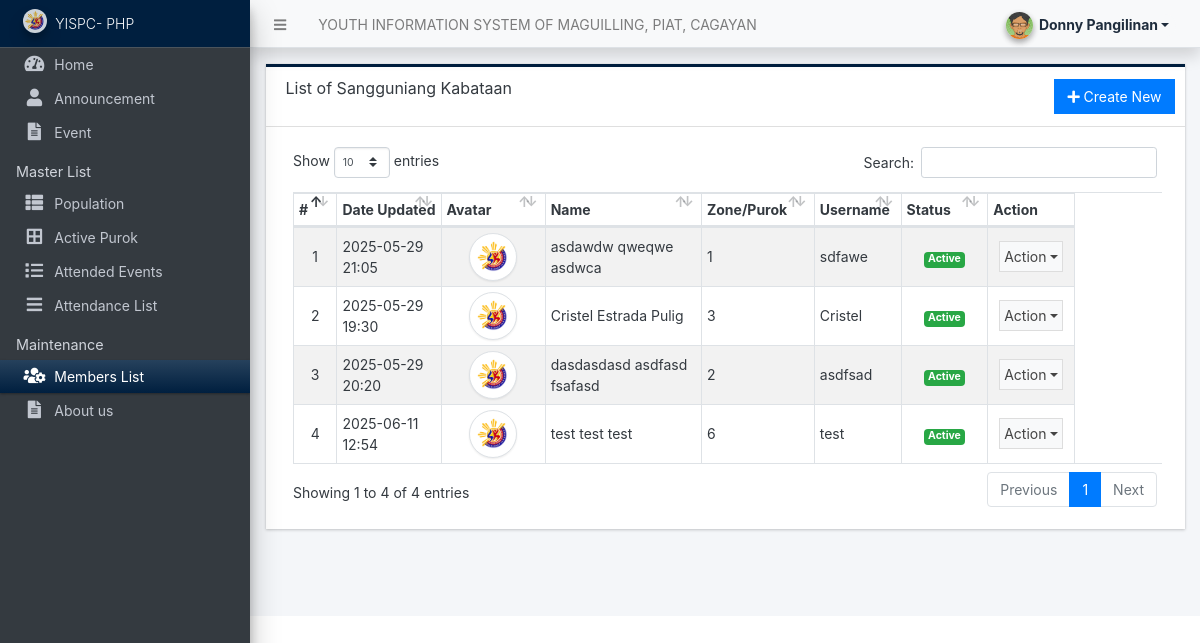
/admin/?page=user/list (signed in), run on an earlier commit of the app's database.
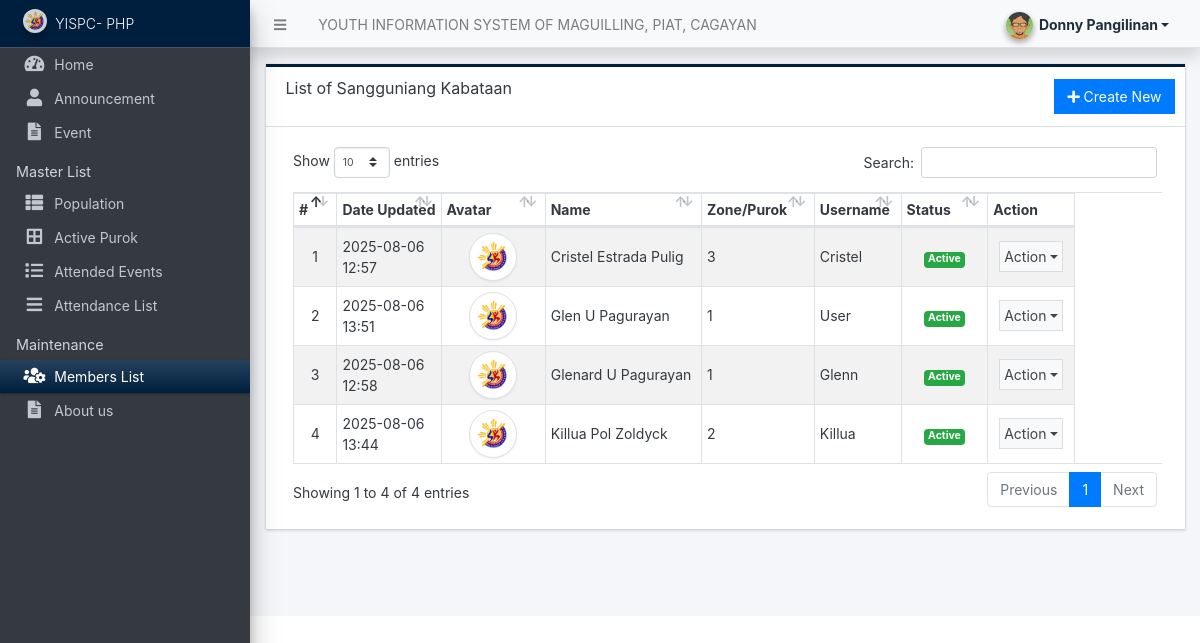
And on a later commit of the database.
### tables this page shows
CREATE TABLE `users` (
  `id` int(50) NOT NULL,
  `firstname` varchar(250) NOT NULL,
  `middlename` text DEFAULT NULL,
  `lastname` varchar(250) NOT NULL,
  `username` text NOT NULL,
  `password` text NOT NULL,
  `security_question` varchar(255) DEFAULT NULL,
  `security_answer` varchar(255) DEFAULT NULL,
  `avatar` text DEFAULT NULL,
  `last_login` datetime DEFAULT NULL,
  `type` tinyint(1) NOT NULL DEFAULT 0,
  `status` tinyint(1) NOT NULL DEFAULT 1,
  `date_added` datetime NOT NULL DEFAULT current_timestamp(),
  `date_updated` datetime DEFAULT current_timestamp() ON UPDATE current_timestamp(),
  `zone` int(1) NOT NULL,
  `birthdate` date DEFAULT NULL,
  `age` int(3) NOT NULL,
  `sex` enum('Male','Female') NOT NULL
);

### config.php (called while the page is built, shortened)
<?php
require_once('classes/DBConnection.php');
require_once('classes/SystemSettings.php');
function validate_image($file){
    global $_settings;
	if(!empty($file)){
        $ex = explode("?",$file);
        $file = $ex[0];
        $ts = isset($ex[1]) ? "?".$ex[1] : '';
		if(is_file(base_app.$file)){
			return base_url.$file.$ts;
		}else{
			return base_url.($_settings->info('logo'));
		}
	}else{
		return base_url.($_settings->info('logo'));
	}
}
function isMobileDevice(){
    $aMobileUA = array(
        '/iphone/i' => 'iPhone',
        '/ipod/i' => 'iPod',
        '/ipad/i' => 'iPad',
        '/android/i' => 'Android',
        '/blackberry/i' => 'BlackBerry',
        '/webos/i' => 'Mobile'
    );
    return false;
}
?>

### classes/DBConnection.php (called while the page is built, shortened)
<?php
class DBConnection{
    private $host = DB_SERVER;
    private $username = DB_USERNAME;
    private $password = DB_PASSWORD;
    private $database = DB_NAME;
    public $conn;
    public function __construct(){
        if (!isset($this->conn)) {
            $this->conn = new mysqli($this->host, $this->username, $this->password, $this->database);
        }
    }
}
?>

### classes/SystemSettings.php (called while the page is built, shortened)
<?php
class SystemSettings extends DBConnection{
	function userdata($field = ''){
		if(!empty($field)){
			if(isset($_SESSION['userdata'][$field]))
				return $_SESSION['userdata'][$field];
			else
				return null;
		}else{
			return false;
		}
	}
	function info($field=''){
		if(!empty($field)){
			if(isset($_SESSION['system_info'][$field]))
				return $_SESSION['system_info'][$field];
			else
				return false;
		}else{
			return false;
		}
	}
}
$_settings = new SystemSettings();
?>

### admin/user/list.php (the view, shortened to what this page needs)
<div class="card card-outline rounded-0 card-navy">
	<div class="card-header">
		<h3 class="card-title">List of Sangguniang Kabataan</h3>
		<div class="card-tools">
			<a href="./?page=user/manage_user" id="create_new" class="btn btn-flat btn-primary"><span class="fas fa-plus"></span>  Create New</a>
		</div>
	</div>
	<div class="card-body">
        <div class="container-fluid">
			<table class="table table-hover table-striped table-bordered" id="list">
				<colgroup>
					<col width="5%">
					<col width="12%">
					<col width="12%">
					<col width="18%">
					<col width="13%">
					<col width="10%">
					<col width="10%">
					<col width="10%">
					<col width="10%">
				</colgroup>
				<thead>
					<tr>
						<th>#</th>
						<th>Date Updated</th>
						<th>Avatar</th>
						<th>Name</th>
						<th>Zone/Purok</th>
						<th>Username</th>
						<th>Status</th>
						<th>Action</th>
					</tr>
				</thead>
				<tbody>
					<?php
					$i = 1;
					$qry = $conn->query("SELECT *, concat(firstname,' ', coalesce(concat(middlename,' '), '') , lastname) as `name` from `users` where id != '{$_settings->userdata('id')}' order by concat(firstname,' ', lastname) asc ");
					while($row = $qry->fetch_assoc()):
					?>
						<tr>
							<td class="text-center"><?php echo $i++; ?></td>
							<td><?php echo date("Y-m-d H:i",strtotime($row['date_updated'])) ?></td>
							<td class="text-center">
                                <img src="<?= validate_image($row['avatar']) ?>" alt="" class="img-thumbnail rounded-circle user-avatar">
                            </td>
							<td><?php echo $row['name'] ?></td>
							<td><?php echo isset($row['zone']) ? $row['zone'] : 'N/A'; ?></td>
							<td><?php echo $row['username'] ?></td>
							<td class="text-center">
                                <?php if(isset($row['status']) && $row['status'] == 1): ?>
                                    <span class="badge badge-success">Active</span>
                                <?php else: ?>
                                    <span class="badge badge-danger">Deactivated</span>
                                <?php endif; ?>
                            </td>
							<td align="center">
								 <button type="button" class="btn btn-flat p-1 btn-default btn-sm dropdown-toggle dropdown-icon" data-toggle="dropdown">
				                  		Action
				                  </button>
							</td>
						</tr>
					<?php endwhile; ?>
				</tbody>
			</table>
		</div>
	</div>
</div>

### admin/index.php (shortened to what this page needs)
<?php require_once('../config.php'); ?>
<!DOCTYPE html>
<html lang="en" class="" style="height: auto;">
<?php require_once('inc/header.php') ?>
  <body class="sidebar-mini layout-fixed control-sidebar-slide-open layout-navbar-fixed sidebar-mini-md sidebar-mini-xs text-sm" style="height: auto;">
    <div class="wrapper">
      <?php require_once('inc/topBarNav.php') ?>
      <?php require_once('inc/navigation-a.php') ?>
      <?php $page = isset($_GET['page']) ? $_GET['page'] : 'home';  ?>
      <div class="content-wrapper pt-3" style="min-height: 567.854px;">
        <section class="content text-dark">
          <div class="container-fluid">
            <?php
              if(!file_exists($page.".php") && !is_dir($page)){
                  include '404.html';
              }else{
                if(is_dir($page))
                  include $page.'/index.php';
                else
                  include $page.'.php';
              }
            ?>
          </div>
        </section>
      </div>
      <?php require_once('inc/footer.php') ?>
  </body>
</html>

### admin/inc/header.php (shortened to what this page needs)
<head>
    <link rel="stylesheet" href="<?php echo base_url ?>plugins/fontawesome-free/css/all.min.css">
    <link rel="stylesheet" href="<?php echo base_url ?>plugins/tempusdominus-bootstrap-4/css/tempusdominus-bootstrap-4.min.css">
  <link rel="stylesheet" href="<?php echo base_url ?>plugins/datatables-bs4/css/dataTables.bootstrap4.min.css">
  <link rel="stylesheet" href="<?php echo base_url ?>plugins/datatables-responsive/css/responsive.bootstrap4.min.css">
  <link rel="stylesheet" href="<?php echo base_url ?>plugins/datatables-buttons/css/buttons.bootstrap4.min.css">
  <link rel="stylesheet" href="<?php echo base_url ?>plugins/select2/css/select2.min.css">
  <link rel="stylesheet" href="<?php echo base_url ?>plugins/select2-bootstrap4-theme/select2-bootstrap4.min.css">
    <link rel="stylesheet" href="<?php echo base_url ?>plugins/icheck-bootstrap/icheck-bootstrap.min.css">
    <link rel="stylesheet" href="<?php echo base_url ?>plugins/jqvmap/jqvmap.min.css">
    <link rel="stylesheet" href="<?php echo base_url ?>dist/css/adminlte.css">
    <link rel="stylesheet" href="<?php echo base_url ?>dist/css/custom.css">
    <link rel="stylesheet" href="<?php echo base_url ?>plugins/overlayScrollbars/css/OverlayScrollbars.min.css">
    <link rel="stylesheet" href="<?php echo base_url ?>plugins/daterangepicker/daterangepicker.css">
    <link rel="stylesheet" href="<?php echo base_url ?>plugins/summernote/summernote-bs4.min.css">
  <link rel="stylesheet" href="<?php echo base_url ?>plugins/sweetalert2-theme-bootstrap-4/bootstrap-4.min.css">
  </head>

### admin/inc/topBarNav.php (shortened to what this page needs)
<nav class="main-header navbar navbar-expand navbar-light shadow text-sm">
  <ul class="navbar-nav">
    <li class="nav-item">
    <a class="nav-link" data-widget="pushmenu" href="#" role="button"><i class="fas fa-bars"></i></a>
    </li>
    <li class="nav-item d-none d-sm-inline-block">
      <a href="<?php echo base_url ?>" class="nav-link"><?php echo (!isMobileDevice()) ? $_settings->info('name'):$_settings->info('short_name'); ?></a>
    </li>
  </ul>
  <ul class="navbar-nav ml-auto">
    <li class="nav-item">
      <div class="btn-group nav-link">
            <button type="button" class="btn btn-rounded badge badge-light dropdown-toggle dropdown-icon" data-toggle="dropdown">
              <span><img src="<?php echo validate_image($_settings->userdata('avatar')) ?>" class="img-circle elevation-2 user-img" alt="User Image"></span>
              <span class="ml-3"><?php echo ucwords($_settings->userdata('firstname').' '.$_settings->userdata('lastname')) ?></span>
            </button>
        </div>
    </li>
  </ul>
</nav>

### admin/inc/navigation-a.php (shortened to what this page needs)
<aside class="main-sidebar sidebar-dark-navy navbar-dark elevation-4 sidebar-no-expand">
  <a href="<?php echo base_url ?>admin" class="brand-link bg-navy text-sm">
  <img src="<?php echo validate_image($_settings->info('logo'))?>" alt="Store Logo" class="brand-image img-circle elevation-3" style="opacity: .8;width: 1.5rem;height: 1.5rem;max-height: unset">
  <span class="brand-text font-weight-light text-light"><?php echo $_settings->info('short_name') ?></span>
  </a>
  <div class="sidebar os-host os-theme-light os-host-overflow os-host-overflow-y os-host-resize-disabled os-host-transition os-host-scrollbar-horizontal-hidden">
    <div class="os-content-glue" style="margin: 0px -8px; width: 249px; height: 646px;"></div>
    <div class="os-padding">
      <div class="os-viewport os-viewport-native-scrollbars-invisible" style="overflow-y: scroll;">
        <div class="os-content" style="padding: 0px 8px; height: 100%; width: 100%;">
          <nav class="mt-1">
             <ul class="nav nav-pills nav-sidebar flex-column text-sm nav-compact nav-flat nav-child-indent nav-collapse-hide-child" data-widget="treeview" role="menu" data-accordion="false">
              <li class="nav-item dropdown">
                <a href="./" class="nav-link nav-home">
                  <i class="nav-icon fas fa-tachometer-alt"></i>
                  <p>
                    Home
                  </p>
                </a>
              </li>
              <li class="nav-item dropdown">
                <a href="<?php echo base_url ?>admin/?page=announcement/index" class="nav-link nav-announcement_index">
                  <i class="nav-icon fas fa-user"></i>
                  <p>
                    Announcement
                  </p>
                </a>
              </li>
              <li class="nav-item dropdown">
                <a href="<?php echo base_url ?>admin/?page=event/index" class="nav-link nav-event">
                  <i class="nav-icon fas fa-file-alt"></i>
                  <p>
                    Event
                  </p>
                </a>
              </li>
              <?php if($_settings->userdata('type') == 1): ?>
              <li class="nav-header">Master List</li>
              <li class="nav-item dropdown">
                <a href="#" class="nav-link nav-population">
                  <i class="nav-icon fas fa-th-list"></i>
                  <p>
                  Population
                  </p>
                </a>
              </li>
              <li class="nav-item dropdown">
                <a href="#" class="nav-link nav-active_purok">
                  <i class="nav-icon fas fa-border-all"></i>
                  <p>
                    Active Purok
                  </p>
                </a>
              </li>
              <li class="nav-item dropdown">
                <a href="#" class="nav-link nav-attended_events">
                  <i class="nav-icon fas fa-list"></i>
                  <p>
                    Attended Events
                  </p>
                </a>
              </li>
              <li class="nav-item dropdown">
                <a href="#" class="nav-link nav-presents">
                  <i class="nav-icon fas fa-bars"></i>
                  <p>
                    Attendance List
                  </p>
                </a>
              </li>
              <li class="nav-header">Maintenance</li>
              <li class="nav-item dropdown">
                <a href="<?php echo base_url ?>admin/?page=user/list" class="nav-link nav-user_list">
                  <i class="nav-icon fas fa-users-cog"></i>
                  <p>
                    Members List
                  </p>
                </a>
              </li>
               <li class="nav-item dropdown">
                <a href="#" class="nav-link nav-about_us">
                  <i class="nav-icon fas fa-file-alt"></i>
                  <p>
                    About us
                  </p>
                </a>
              </li>
              <?php endif; ?>
            </ul>
          </nav>
        </div>
      </div>
    </div>
  </div>
</aside>

### admin/inc/footer.php (shortened to what this page needs)
</div>

### admin/inc/topBarNav.php (style rules this page uses)
.user-img { position: absolute; height: 27px; width: 27px; object-fit: cover; left: -7%; top: -12%; }
.btn-rounded { border-radius: 50px; }

### admin/inc/navigation-a.php (style rules this page uses)
.sidebar a.nav-link.active { color:#fff !important }

### admin/user/list.php (style rules this page uses)
.user-avatar { width:3rem; height:3rem; object-fit:scale-down; object-position:center center; }

What changed in the data, as far as the page shows it:
removed users: date_updated "2025-05-29 21:05", name "asdawdw qweqwe asdwca", zone "1", username "sdfawe", status "Active"
removed users: date_updated "2025-05-29 20:20", name "dasdasdasd asdfasd fsafasd", zone "2", username "asdfsad", status "Active"
removed users: date_updated "2025-06-11 12:54", name "test test test", zone "6", username "test", status "Active"
changed users "Cristel": date_updated "2025-05-29 19:30" → "2025-08-06 12:57"
added users: date_updated "2025-08-06 13:51", name "Glen U Pagurayan", zone "1", username "User", status "Active"
added users: date_updated "2025-08-06 12:58", name "Glenard U Pagurayan", zone "1", username "Glenn", status "Active"
added users: date_updated "2025-08-06 13:44", name "Killua Pol Zoldyck", zone "2", username "Killua", status "Active"
